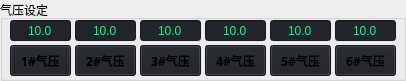
                    <widget class="QGroupBox" name="groupBox_4">
                     <property name="geometry">
                      <rect>
                       <x>290</x>
                       <y>380</y>
                       <width>406</width>
                       <height>81</height>
                      </rect>
                     </property>
                     <property name="title">
                      <string>气压设定</string>
                     </property>
                     <widget class="QPushButton" name="pushButton_cmd_persureSet6">
                      <property name="geometry">
                       <rect>
                        <x>335</x>
                        <y>45</y>
                        <width>61</width>
                        <height>31</height>
                       </rect>
                      </property>
                      <property name="sizePolicy">
                       <sizepolicy hsizetype="Minimum" vsizetype="Fixed">
                        <horstretch>0</horstretch>
                        <verstretch>0</verstretch>
                       </sizepolicy>
                      </property>
                      <property name="minimumSize">
                       <size>
                        <width>0</width>
                        <height>0</height>
                       </size>
                      </property>
                      <property name="maximumSize">
                       <size>
                        <width>16777215</width>
                        <height>16777215</height>
                       </size>
                      </property>
                      <property name="font">
                       <font>
                        <family>Arial Black</family>
                        <pointsize>9</pointsize>
                        <weight>75</weight>
                        <bold>true</bold>
                       </font>
                      </property>
                      <property name="styleSheet">
                       <string notr="true">QPushButton {
	background-color: rgb(27, 29, 35);
}

QPushButton:hover {
	background-color: rgb(33, 37, 43);
}
QPushButton:pressed {	
	background-color: rgb(85, 170, 255);
}</string>
                      </property>
                      <property name="text">
                       <string>6#气压</string>
                      </property>
                     </widget>
                     <widget class="QPushButton" name="pushButton_cmd_persureSet2">
                      <property name="geometry">
                       <rect>
                        <x>75</x>
                        <y>45</y>
                        <width>61</width>
                        <height>31</height>
                       </rect>
                      </property>
                      <property name="sizePolicy">
                       <sizepolicy hsizetype="Minimum" vsizetype="Fixed">
                        <horstretch>0</horstretch>
                        <verstretch>0</verstretch>
                       </sizepolicy>
                      </property>
                      <property name="minimumSize">
                       <size>
                        <width>0</width>
                        <height>0</height>
                       </size>
                      </property>
                      <property name="maximumSize">
                       <size>
                        <width>16777215</width>
                        <height>16777215</height>
                       </size>
                      </property>
                      <property name="font">
                       <font>
                        <family>Arial Black</family>
                        <pointsize>9</pointsize>
                        <weight>75</weight>
                        <bold>true</bold>
                       </font>
                      </property>
                      <property name="styleSheet">
                       <string notr="true">QPushButton {
	background-color: rgb(27, 29, 35);
}

QPushButton:hover {
	background-color: rgb(33, 37, 43);
}
QPushButton:pressed {	
	background-color: rgb(85, 170, 255);
}</string>
                      </property>
                      <property name="text">
                       <string>2#气压</string>
                      </property>
                     </widget>
                     <widget class="QLineEdit" name="lineEdit_cmd_persureSet1">
                      <property name="geometry">
                       <rect>
                        <x>10</x>
                        <y>20</y>
                        <width>61</width>
                        <height>21</height>
                       </rect>
                      </property>
                      <property name="styleSheet">
                       <string notr="true">background-color: rgb(33, 37, 43);
padding: 2px;
color: rgb(0, 255, 127);</string>
                      </property>
                      <property name="inputMask">
                       <string/>
                      </property>
                      <property name="text">
                       <string>10.0</string>
                      </property>
                      <property name="alignment">
                       <set>Qt::AlignCenter</set>
                      </property>
                      <property name="placeholderText">
                       <string>0.00</string>
                      </property>
                     </widget>
                     <widget class="QPushButton" name="pushButton_cmd_persureSet3">
                      <property name="geometry">
                       <rect>
                        <x>140</x>
                        <y>45</y>
                        <width>61</width>
                        <height>31</height>
                       </rect>
                      </property>
                      <property name="sizePolicy">
                       <sizepolicy hsizetype="Minimum" vsizetype="Fixed">
                        <horstretch>0</horstretch>
                        <verstretch>0</verstretch>
                       </sizepolicy>
                      </property>
                      <property name="minimumSize">
                       <size>
                        <width>0</width>
                        <height>0</height>
                       </size>
                      </property>
                      <property name="maximumSize">
                       <size>
                        <width>16777215</width>
                        <height>16777215</height>
                       </size>
                      </property>
                      <property name="font">
                       <font>
                        <family>Arial Black</family>
                        <pointsize>9</pointsize>
                        <weight>75</weight>
                        <bold>true</bold>
                       </font>
                      </property>
                      <property name="styleSheet">
                       <string notr="true">QPushButton {
	background-color: rgb(27, 29, 35);
}

QPushButton:hover {
	background-color: rgb(33, 37, 43);
}
QPushButton:pressed {	
	background-color: rgb(85, 170, 255);
}</string>
                      </property>
                      <property name="text">
                       <string>3#气压</string>
                      </property>
                     </widget>
                     <widget class="QLineEdit" name="lineEdit_cmd_persureSet4">
                      <property name="geometry">
                       <rect>
                        <x>205</x>
                        <y>20</y>
                        <width>61</width>
                        <height>21</height>
                       </rect>
                      </property>
                      <property name="styleSheet">
                       <string notr="true">background-color: rgb(33, 37, 43);
padding: 2px;
color: rgb(0, 255, 127);</string>
                      </property>
                      <property name="inputMask">
                       <string/>
                      </property>
                      <property name="text">
                       <string>10.0</string>
                      </property>
                      <property name="alignment">
                       <set>Qt::AlignCenter</set>
                      </property>
                      <property name="placeholderText">
                       <string>0.00</string>
                      </property>
                     </widget>
                     <widget class="QLineEdit" name="lineEdit_cmd_persureSet2">
                      <property name="geometry">
                       <rect>
                        <x>75</x>
                        <y>20</y>
                        <width>61</width>
                        <height>21</height>
                       </rect>
                      </property>
                      <property name="styleSheet">
                       <string notr="true">background-color: rgb(33, 37, 43);
padding: 2px;
color: rgb(0, 255, 127);</string>
                      </property>
                      <property name="inputMask">
                       <string/>
                      </property>
                      <property name="text">
                       <string>10.0</string>
                      </property>
                      <property name="alignment">
                       <set>Qt::AlignCenter</set>
                      </property>
                      <property name="placeholderText">
                       <string>0.00</string>
                      </property>
                     </widget>
                     <widget class="QLineEdit" name="lineEdit_cmd_persureSet6">
                      <property name="geometry">
                       <rect>
                        <x>335</x>
                        <y>20</y>
                        <width>61</width>
                        <height>21</height>
                       </rect>
                      </property>
                      <property name="styleSheet">
                       <string notr="true">background-color: rgb(33, 37, 43);
padding: 2px;
color: rgb(0, 255, 127);</string>
                      </property>
                      <property name="inputMask">
                       <string/>
                      </property>
                      <property name="text">
                       <string>10.0</string>
                      </property>
                      <property name="alignment">
                       <set>Qt::AlignCenter</set>
                      </property>
                      <property name="placeholderText">
                       <string>0.00</string>
                      </property>
                     </widget>
                     <widget class="QPushButton" name="pushButton_cmd_persureSet1">
                      <property name="geometry">
                       <rect>
                        <x>10</x>
                        <y>45</y>
                        <width>61</width>
                        <height>31</height>
                       </rect>
                      </property>
                      <property name="sizePolicy">
                       <sizepolicy hsizetype="Minimum" vsizetype="Fixed">
                        <horstretch>0</horstretch>
                        <verstretch>0</verstretch>
                       </sizepolicy>
                      </property>
                      <property name="minimumSize">
                       <size>
                        <width>0</width>
                        <height>0</height>
                       </size>
                      </property>
                      <property name="maximumSize">
                       <size>
                        <width>16777215</width>
                        <height>16777215</height>
                       </size>
                      </property>
                      <property name="font">
                       <font>
                        <family>Arial Black</family>
                        <pointsize>9</pointsize>
                        <weight>75</weight>
                        <bold>true</bold>
                       </font>
                      </property>
                      <property name="styleSheet">
                       <string notr="true">QPushButton {
	background-color: rgb(27, 29, 35);
}

QPushButton:hover {
	background-color: rgb(33, 37, 43);
}
QPushButton:pressed {	
	background-color: rgb(85, 170, 255);
}</string>
                      </property>
                      <property name="text">
                       <string>1#气压</string>
                      </property>
                     </widget>
                     <widget class="QPushButton" name="pushButton_cmd_persureSet5">
                      <property name="geometry">
                       <rect>
                        <x>270</x>
                        <y>45</y>
                        <width>61</width>
                        <height>31</height>
                       </rect>
                      </property>
                      <property name="sizePolicy">
                       <sizepolicy hsizetype="Minimum" vsizetype="Fixed">
                        <horstretch>0</horstretch>
                        <verstretch>0</verstretch>
                       </sizepolicy>
                      </property>
                      <property name="minimumSize">
                       <size>
                        <width>0</width>
                        <height>0</height>
                       </size>
                      </property>
                      <property name="maximumSize">
                       <size>
                        <width>16777215</width>
                        <height>16777215</height>
                       </size>
                      </property>
                      <property name="font">
                       <font>
                        <family>Arial Black</family>
                        <pointsize>9</pointsize>
                        <weight>75</weight>
                        <bold>true</bold>
                       </font>
                      </property>
                      <property name="styleSheet">
                       <string notr="true">QPushButton {
	background-color: rgb(27, 29, 35);
}

QPushButton:hover {
	background-color: rgb(33, 37, 43);
}
QPushButton:pressed {	
	background-color: rgb(85, 170, 255);
}</string>
                      </property>
                      <property name="text">
                       <string>5#气压</string>
                      </property>
                     </widget>
                     <widget class="QLineEdit" name="lineEdit_cmd_persureSet5">
                      <property name="geometry">
                       <rect>
                        <x>270</x>
                        <y>20</y>
                        <width>61</width>
                        <height>21</height>
                       </rect>
                      </property>
                      <property name="styleSheet">
                       <string notr="true">background-color: rgb(33, 37, 43);
padding: 2px;
color: rgb(0, 255, 127);</string>
                      </property>
                      <property name="inputMask">
                       <string/>
                      </property>
                      <property name="text">
                       <string>10.0</string>
                      </property>
                      <property name="alignment">
                       <set>Qt::AlignCenter</set>
                      </property>
                      <property name="placeholderText">
                       <string>0.00</string>
                      </property>
                     </widget>
                     <widget class="QLineEdit" name="lineEdit_cmd_persureSet3">
                      <property name="geometry">
                       <rect>
                        <x>140</x>
                        <y>20</y>
                        <width>61</width>
                        <height>21</height>
                       </rect>
                      </property>
                      <property name="styleSheet">
                       <string notr="true">background-color: rgb(33, 37, 43);
padding: 2px;
color: rgb(0, 255, 127);</string>
                      </property>
                      <property name="inputMask">
                       <string/>
                      </property>
                      <property name="text">
                       <string>10.0</string>
                      </property>
                      <property name="alignment">
                       <set>Qt::AlignCenter</set>
                      </property>
                      <property name="placeholderText">
                       <string>0.00</string>
                      </property>
                     </widget>
                     <widget class="QPushButton" name="pushButton_cmd_persureSet4">
                      <property name="geometry">
                       <rect>
                        <x>205</x>
                        <y>45</y>
                        <width>61</width>
                        <height>31</height>
                       </rect>
                      </property>
                      <property name="sizePolicy">
                       <sizepolicy hsizetype="Minimum" vsizetype="Fixed">
                        <horstretch>0</horstretch>
                        <verstretch>0</verstretch>
                       </sizepolicy>
                      </property>
                      <property name="minimumSize">
                       <size>
                        <width>0</width>
                        <height>0</height>
                       </size>
                      </property>
                      <property name="maximumSize">
                       <size>
                        <width>16777215</width>
                        <height>16777215</height>
                       </size>
                      </property>
                      <property name="font">
                       <font>
                        <family>Arial Black</family>
                        <pointsize>9</pointsize>
                        <weight>75</weight>
                        <bold>true</bold>
                       </font>
                      </property>
                      <property name="styleSheet">
                       <string notr="true">QPushButton {
	background-color: rgb(27, 29, 35);
}

QPushButton:hover {
	background-color: rgb(33, 37, 43);
}
QPushButton:pressed {	
	background-color: rgb(85, 170, 255);
}</string>
                      </property>
                      <property name="text">
                       <string>4#气压</string>
                      </property>
                     </widget>
                    </widget>
